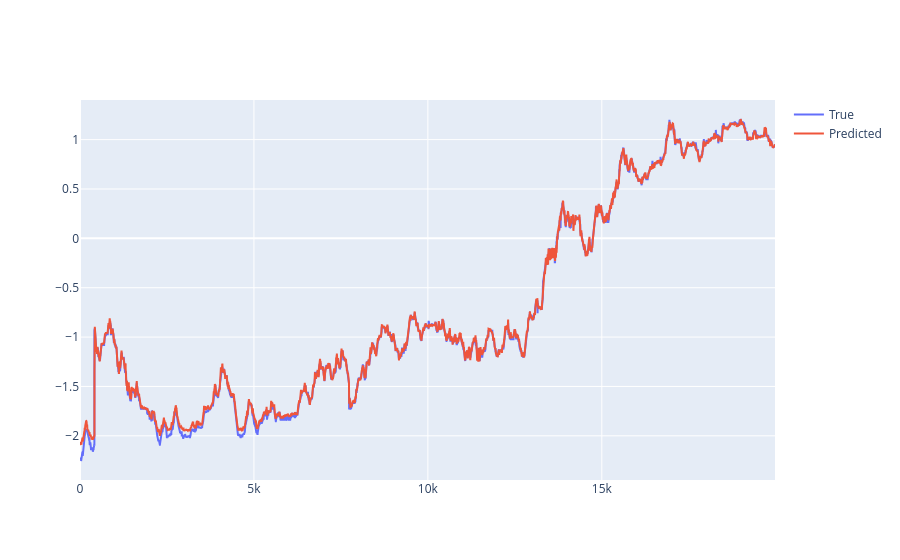

Write notebook code for a chart like this one.
### Code cell
evaluation_res = utils.evaluate(
    model = model,
    loader = dataloader_test,
    criterion = criterion,
    device = device
)

true = np.concatenate(evaluation_res['true'], axis=0)
pred = np.concatenate(evaluation_res['pred'], axis=0)

print(f'sMAPE: {utils.sMAPE(true,pred):.1f}%')
print(f'MSE: {torch.nn.MSELoss()(torch.tensor(true), torch.tensor(pred)).item():.4f}')

fig = go.Figure()
fig.add_trace(go.Scatter(x=np.arange(len(true)), y=true, mode='lines', name='True'))
fig.add_trace(go.Scatter(x=np.arange(len(pred)), y=pred, mode='lines', name='Predicted'))
fig.show()

### Figure 1 — Plotly figure (JSON) as saved in the notebook; plotly's stock layout.template omitted (floating-point values rounded to 4 significant figures; data arrays with more than 128 entries replaced by an {"elided": "..."} marker saying what was removed)
{"data": [{"mode": "lines", "name": "True", "type": "scatter", "x": {"elided": "19980 int values"}, "y": {"elided": "19980 float values"}}, {"mode": "lines", "name": "Predicted", "type": "scatter", "x": {"elided": "19980 int values"}, "y": {"elided": "19980 float values"}}], "layout": {}}
